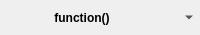
<?xml version="1.0" encoding="UTF-8"?>
<ui version="4.0">
 <class>glitch_object_function_arduino</class>
 <widget class="QWidget" name="glitch_object_function_arduino">
  <property name="geometry">
   <rect>
    <x>0</x>
    <y>0</y>
    <width>200</width>
    <height>35</height>
   </rect>
  </property>
  <property name="windowTitle">
   <string>Form</string>
  </property>
  <layout class="QHBoxLayout" name="horizontalLayout">
   <property name="spacing">
    <number>0</number>
   </property>
   <property name="leftMargin">
    <number>5</number>
   </property>
   <property name="topMargin">
    <number>0</number>
   </property>
   <property name="rightMargin">
    <number>5</number>
   </property>
   <property name="bottomMargin">
    <number>0</number>
   </property>
   <item>
    <widget class="QLabel" name="label">
     <property name="font">
      <font>
       <weight>75</weight>
       <bold>true</bold>
      </font>
     </property>
     <property name="text">
      <string>function()</string>
     </property>
     <property name="textFormat">
      <enum>Qt::PlainText</enum>
     </property>
     <property name="alignment">
      <set>Qt::AlignCenter</set>
     </property>
    </widget>
   </item>
   <item>
    <widget class="QToolButton" name="context_menu">
     <property name="text">
      <string/>
     </property>
     <property name="icon">
      <iconset resource="../../Icons/icons.qrc">
       <normaloff>:/context-menu.png</normaloff>:/context-menu.png</iconset>
     </property>
     <property name="popupMode">
      <enum>QToolButton::MenuButtonPopup</enum>
     </property>
     <property name="autoRaise">
      <bool>true</bool>
     </property>
    </widget>
   </item>
  </layout>
 </widget>
 <resources>
  <include location="../../Icons/icons.qrc"/>
 </resources>
 <connections/>
</ui>
